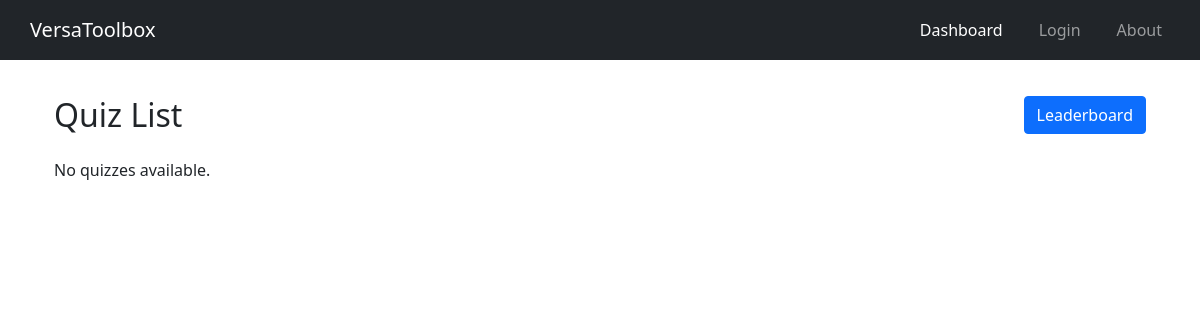
Before: /quizzes/ with the older database file.
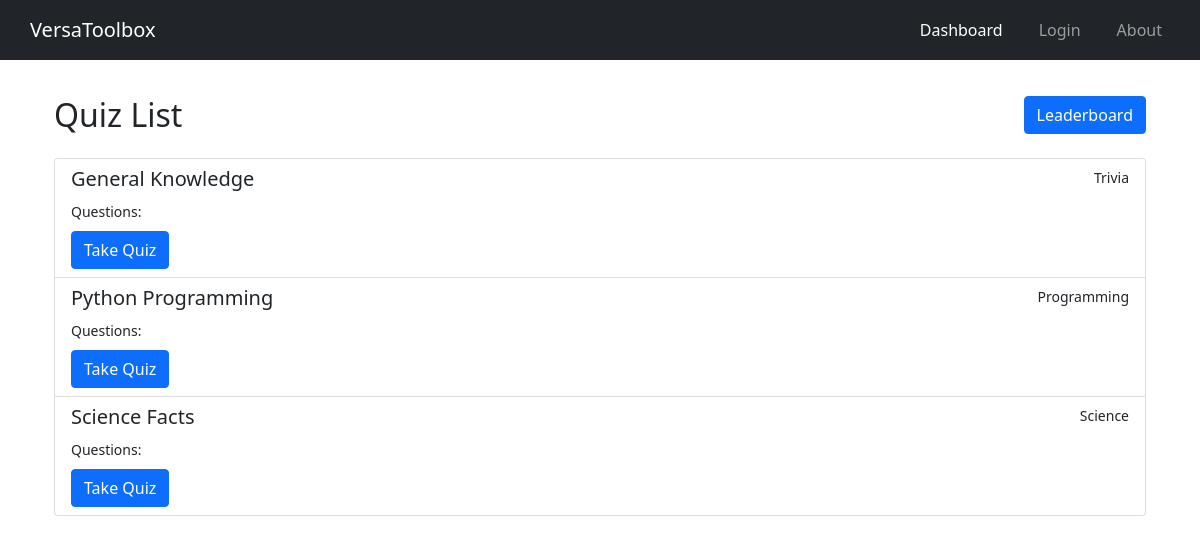
After: the same page with the newer database file.
### quiz/models.py (models this page shows)
class Quiz(models.Model):
    title = models.CharField(max_length=255)
    category = models.CharField(max_length=255)

### quiz/views.py (the view)
# urls.py: path('quizzes/', quiz_list, name='quiz_list'),
def quiz_list(request):
    quizzes = Quiz.objects.all()
    return render(request, 'quiz_list.html', {'quizzes': quizzes})

### users/context_processors.py (called while the page is built)
def common_context(request):
    username = request.session.get('username', None)
    return {'username': username}

### quiz/templates/quiz_list.html (shortened to what this page needs)
<!DOCTYPE html>
<html lang="en">
<head>
  <link href="https://stackpath.bootstrapcdn.com/bootstrap/4.5.2/css/bootstrap.min.css" rel="stylesheet">
  <link href="https://cdn.jsdelivr.net/npm/bootstrap@5.3.0/dist/css/bootstrap.min.css" rel="stylesheet">
</head>
<body>
  {% include 'nav.html' %}
  <div class="container py-5 mt-5">
    <div class="d-flex justify-content-between align-items-center mb-4">
      <h2 class="mb-0">Quiz List</h2>
      <div>
        <a href="{% url 'leaderboard' %}" class="btn btn-primary">Leaderboard</a>
      </div>
    </div>
    {% if quizzes %}
      <div class="list-group">
        {% for quiz in quizzes %}
          <div class="list-group-item list-group-item-action">
            <div class="d-flex justify-content-between">
              <h5 class="mb-1">{{ quiz.title }}</h5>
              <small>{{ quiz.category }}</small>
            </div>
            <small>Questions: {{ quiz.questions.count }}</small>
            <div class="mt-2">
              <a href="{% url 'take_quiz' quiz_id=quiz.id %}" class="btn btn-primary">Take Quiz</a>
            </div>
          </div>
        {% endfor %}
      </div>
    {% else %}
      <p class="mt-4">No quizzes available.</p>
    {% endif %}
  </div>
</body>
</html>

Changed rows visible on the page:
added Quiz: title "General Knowledge", category "Trivia"
added Quiz: title "Python Programming", category "Programming"
added Quiz: title "Science Facts", category "Science"
Other visible differences:
text no longer shown: "No quizzes available."
